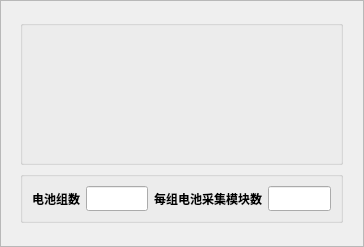
<?xml version="1.0" encoding="UTF-8"?>
<ui version="4.0">
 <class>bsuSetTab</class>
 <widget class="QWidget" name="bsuSetTab">
  <property name="geometry">
   <rect>
    <x>0</x>
    <y>0</y>
    <width>364</width>
    <height>247</height>
   </rect>
  </property>
  <property name="font">
   <font>
    <family>微软雅黑</family>
    <weight>75</weight>
    <bold>true</bold>
   </font>
  </property>
  <property name="windowTitle">
   <string>Form</string>
  </property>
  <layout class="QVBoxLayout" name="verticalLayout_2">
   <property name="spacing">
    <number>0</number>
   </property>
   <property name="leftMargin">
    <number>0</number>
   </property>
   <property name="topMargin">
    <number>0</number>
   </property>
   <property name="rightMargin">
    <number>0</number>
   </property>
   <property name="bottomMargin">
    <number>0</number>
   </property>
   <item>
    <widget class="QScrollArea" name="scrollArea">
     <property name="widgetResizable">
      <bool>true</bool>
     </property>
     <widget class="QWidget" name="scrollAreaWidgetContents">
      <property name="geometry">
       <rect>
        <x>0</x>
        <y>0</y>
        <width>362</width>
        <height>245</height>
       </rect>
      </property>
      <widget class="QWidget" name="layoutWidget">
       <property name="geometry">
        <rect>
         <x>10</x>
         <y>10</y>
         <width>341</width>
         <height>221</height>
        </rect>
       </property>
       <layout class="QVBoxLayout" name="verticalLayout" stretch="10,2">
        <property name="leftMargin">
         <number>9</number>
        </property>
        <property name="topMargin">
         <number>9</number>
        </property>
        <property name="rightMargin">
         <number>9</number>
        </property>
        <property name="bottomMargin">
         <number>9</number>
        </property>
        <item>
         <widget class="QGroupBox" name="groupBox">
          <property name="title">
           <string/>
          </property>
         </widget>
        </item>
        <item>
         <widget class="QGroupBox" name="groupBox_2">
          <property name="title">
           <string/>
          </property>
          <layout class="QHBoxLayout" name="horizontalLayout">
           <item>
            <widget class="QLabel" name="label">
             <property name="text">
              <string>电池组数</string>
             </property>
            </widget>
           </item>
           <item>
            <widget class="QLineEdit" name="lineEdit"/>
           </item>
           <item>
            <widget class="QLabel" name="label_2">
             <property name="text">
              <string>每组电池采集模块数</string>
             </property>
            </widget>
           </item>
           <item>
            <widget class="QLineEdit" name="lineEdit_2"/>
           </item>
          </layout>
         </widget>
        </item>
       </layout>
      </widget>
     </widget>
    </widget>
   </item>
  </layout>
 </widget>
 <resources/>
 <connections/>
</ui>
